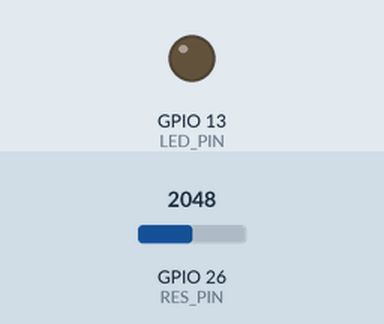
Bench run of a program on a simulated ESP32. On the bench: output pins drawn as LEDs (lit = HIGH). Dashed ring = blinking. The test bench sets the inputs (shaded band); at power-on: GPIO 26 (RES_PIN) = 2048. What the program prints to the serial monitor is not drawn.

Above: at 1.2 s.
1.3 s: GPIO 26 (RES_PIN) set to 491
At 1.47 s:
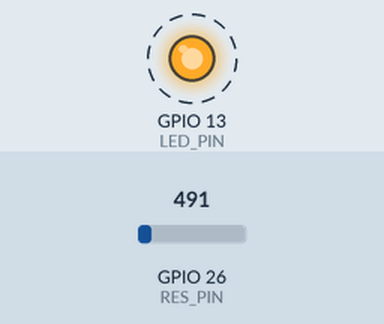
4.3 s: GPIO 26 (RES_PIN) set to 0
At 4.64 s:
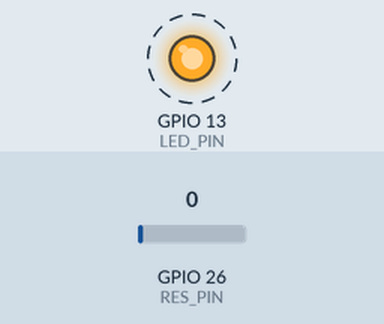
Timing chart, 0 to 13.3 s (numbered marks = the images above; inputs shaded):
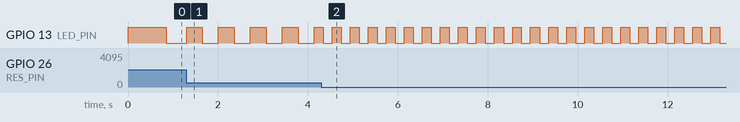

Measured:
- after the input at 1.3 s, GPIO 13 (LED_PIN): alternates HIGH for 0.36 s and LOW for 0.35 s, starting at once
- after the input at 4.3 s, GPIO 13 (LED_PIN): alternates HIGH for 0.20 s and LOW for 0.20 s, starting at once

The program:

main.cpp
```cpp
#include <Arduino.h>
#include <enumeration.h>

const int MIN_ADC = 0;
const int MAX_ADC = 4096;
const int MAX_DELAY_MS = 1500;
const int MIN_DELAY_MS = 200;

const int LED_PIN = 13;
const int RES_PIN = 26;

    void
    setup()
{
    // put your setup code here, to run once:
    Serial.begin(115200);
    pinMode(LED_PIN, OUTPUT);
}

unsigned long lastChangeTime;
LEDState ledCheckUpdate(LEDState state, int delayValue)
{
    LEDState old = state;
    if (timeDiff(lastChangeTime, delayValue))
    {
        if (state == LEDState::ON)
            state = LEDState::OFF;
        else
            state = LEDState::ON;
    }
    if (state == LEDState::ON)
        digitalWrite(LED_PIN, HIGH);
    else
        digitalWrite(LED_PIN, LOW);

    if (old != state)
        lastChangeTime = millis();
    return state;
}

LEDState current;

void loop()
{
    int aRead = analogRead(RES_PIN);
    int delayValue = map(aRead, MIN_ADC, MAX_ADC, MIN_DELAY_MS, MAX_DELAY_MS);

    current = ledCheckUpdate(current, delayValue);

    Serial.println(aRead);
}
```

enumeration.h
```cpp
#include <Arduino.h>


enum class LEDState
{
  ON,
  OFF
};


// returns true if specifiedDelay has elapsed since start (millis() values)
boolean timeDiff(unsigned long start, int specifiedDelay)
{
  return (millis() - start >= specifiedDelay);
}
```
